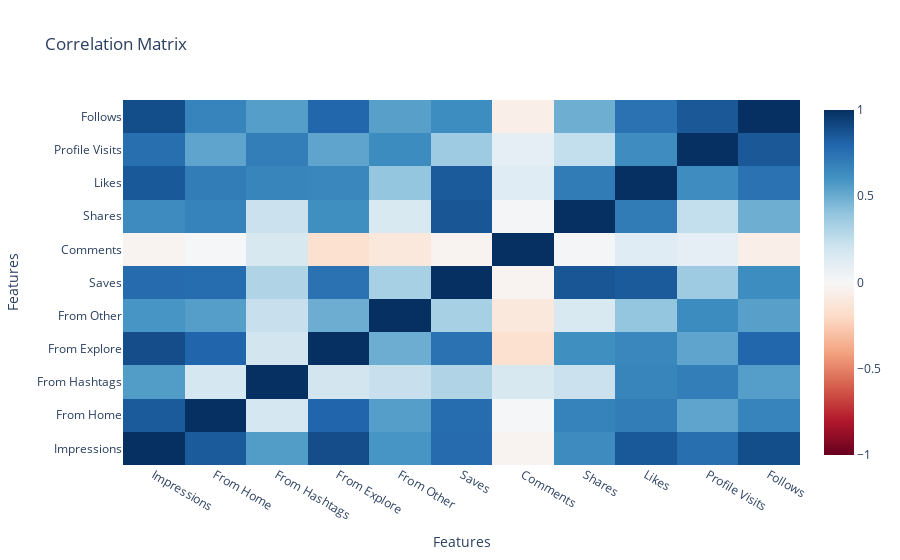

Notebook code cell kept with this figure:
### Code cell
#Now lets have a look at the correlation between all features
corr_matrix = data.corr()

fig = go.Figure(data=go.Heatmap(z=corr_matrix.values,
                               x=corr_matrix.columns,
                               y=corr_matrix.index,
                               colorscale='RdBu',
                               zmin=-1,
                               zmax=1))

fig.update_layout(title='Correlation Matrix',
                  xaxis_title='Features',
                  yaxis_title='Features')

fig.show()

### Figure 1 — Plotly figure (JSON) as saved in the notebook; plotly's stock layout.template omitted (floating-point values rounded to 4 significant figures)
{"data": [{"colorscale": [[0, "rgb(103,0,31)"], [0.1, "rgb(178,24,43)"], [0.2, "rgb(214,96,77)"], [0.3, "rgb(244,165,130)"], [0.4, "rgb(253,219,199)"], [0.5, "rgb(247,247,247)"], [0.6, "rgb(209,229,240)"], [0.7, "rgb(146,197,222)"], [0.8, "rgb(67,147,195)"], [0.9, "rgb(33,102,172)"], [1, "rgb(5,48,97)"]], "type": "heatmap", "x": ["Impressions", "From Home", "From Hashtags", "From Explore", "From Other", "Saves", "Comments", "Shares", "Likes", "Profile Visits", "Follows"], "y": ["Impressions", "From Home", "From Hashtags", "From Explore", "From Other", "Saves", "Comments", "Shares", "Likes", "Profile Visits", "Follows"], "z": [[1, 0.8447, 0.5608, 0.8936, 0.593, 0.7792, -0.02852, 0.6347, 0.8498, 0.761, 0.8894], [0.8447, 1, 0.1775, 0.8006, 0.5557, 0.7688, 0.01272, 0.675, 0.6983, 0.5311, 0.6727], [0.5608, 0.1775, 1, 0.1905, 0.2296, 0.3059, 0.1614, 0.2195, 0.6621, 0.6913, 0.5555], [0.8936, 0.8006, 0.1905, 1, 0.4957, 0.7478, -0.1586, 0.6157, 0.6537, 0.5319, 0.796], [0.593, 0.5557, 0.2296, 0.4957, 1, 0.3319, -0.1087, 0.1568, 0.3935, 0.6331, 0.5467], [0.7792, 0.7688, 0.3059, 0.7478, 0.3319, 1, -0.02691, 0.8603, 0.8456, 0.3606, 0.6285], [-0.02852, 0.01272, 0.1614, -0.1586, -0.1087, -0.02691, 1, 0.01693, 0.1236, 0.09671, -0.06063], [0.6347, 0.675, 0.2195, 0.6157, 0.1568, 0.8603, 0.01693, 1, 0.7078, 0.2454, 0.4931], [0.8498, 0.6983, 0.6621, 0.6537, 0.3935, 0.8456, 0.1236, 0.7078, 1, 0.6261, 0.7463], [0.761, 0.5311, 0.6913, 0.5319, 0.6331, 0.3606, 0.09671, 0.2454, 0.6261, 1, 0.8532], [0.8894, 0.6727, 0.5555, 0.796, 0.5467, 0.6285, -0.06063, 0.4931, 0.7463, 0.8532, 1]], "zmax": 1, "zmin": -1}], "layout": {"title": {"text": "Correlation Matrix"}, "xaxis": {"title": {"text": "Features"}}, "yaxis": {"title": {"text": "Features"}}}}
